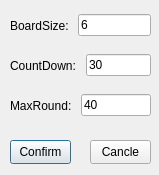
<?xml version="1.0" encoding="UTF-8"?>
<ui version="4.0">
 <class>Settings</class>
 <widget class="QDialog" name="Settings">
  <property name="geometry">
   <rect>
    <x>0</x>
    <y>0</y>
    <width>159</width>
    <height>175</height>
   </rect>
  </property>
  <property name="windowTitle">
   <string>Dialog</string>
  </property>
  <widget class="QWidget" name="horizontalLayoutWidget_2">
   <property name="geometry">
    <rect>
     <x>10</x>
     <y>10</y>
     <width>141</width>
     <height>31</height>
    </rect>
   </property>
   <layout class="QHBoxLayout" name="horizontalLayout_2">
    <item>
     <widget class="QLabel" name="label_5">
      <property name="text">
       <string>BoardSize: </string>
      </property>
     </widget>
    </item>
    <item>
     <widget class="QLineEdit" name="BoardsizeEdit">
      <property name="text">
       <string>6</string>
      </property>
     </widget>
    </item>
   </layout>
  </widget>
  <widget class="QWidget" name="horizontalLayoutWidget_3">
   <property name="geometry">
    <rect>
     <x>10</x>
     <y>50</y>
     <width>141</width>
     <height>31</height>
    </rect>
   </property>
   <layout class="QHBoxLayout" name="horizontalLayout_3">
    <item>
     <widget class="QLabel" name="label_3">
      <property name="text">
       <string>CountDown: </string>
      </property>
     </widget>
    </item>
    <item>
     <widget class="QLineEdit" name="CountdownEdit">
      <property name="text">
       <string>30</string>
      </property>
     </widget>
    </item>
   </layout>
  </widget>
  <widget class="QWidget" name="horizontalLayoutWidget_4">
   <property name="geometry">
    <rect>
     <x>10</x>
     <y>90</y>
     <width>141</width>
     <height>31</height>
    </rect>
   </property>
   <layout class="QHBoxLayout" name="horizontalLayout_4">
    <item>
     <widget class="QLabel" name="label_2">
      <property name="text">
       <string>MaxRound: </string>
      </property>
     </widget>
    </item>
    <item>
     <widget class="QLineEdit" name="MaxroundEdit">
      <property name="text">
       <string>40</string>
      </property>
     </widget>
    </item>
   </layout>
  </widget>
  <widget class="QPushButton" name="Confirm">
   <property name="geometry">
    <rect>
     <x>10</x>
     <y>140</y>
     <width>61</width>
     <height>24</height>
    </rect>
   </property>
   <property name="text">
    <string>Confirm</string>
   </property>
  </widget>
  <widget class="QPushButton" name="Cancle">
   <property name="geometry">
    <rect>
     <x>90</x>
     <y>140</y>
     <width>61</width>
     <height>24</height>
    </rect>
   </property>
   <property name="text">
    <string>Cancle</string>
   </property>
  </widget>
 </widget>
 <resources/>
 <connections>
  <connection>
   <sender>Cancle</sender>
   <signal>clicked()</signal>
   <receiver>Settings</receiver>
   <slot>reject()</slot>
   <hints>
    <hint type="sourcelabel">
     <x>120</x>
     <y>191</y>
    </hint>
    <hint type="destinationlabel">
     <x>81</x>
     <y>111</y>
    </hint>
   </hints>
  </connection>
 </connections>
</ui>
